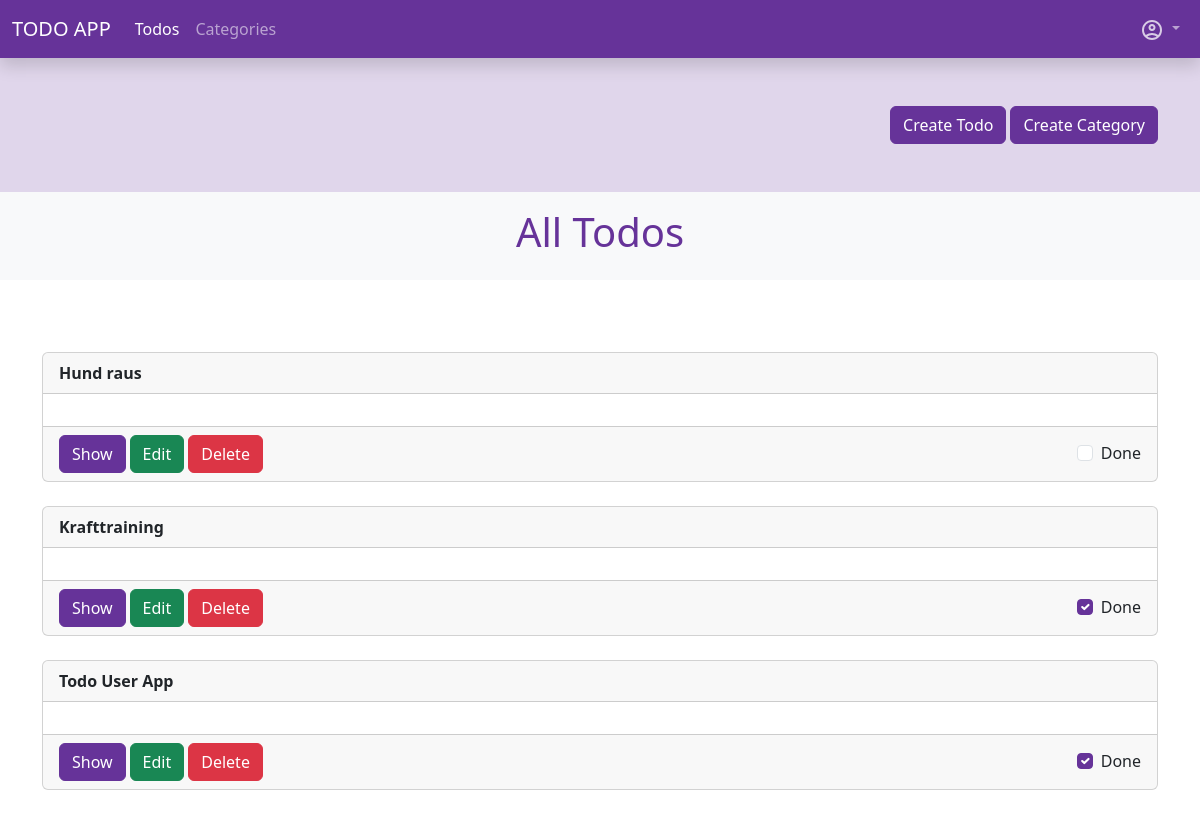
The page /app-todos/todos/ (signed in) on the database as committed earlier.
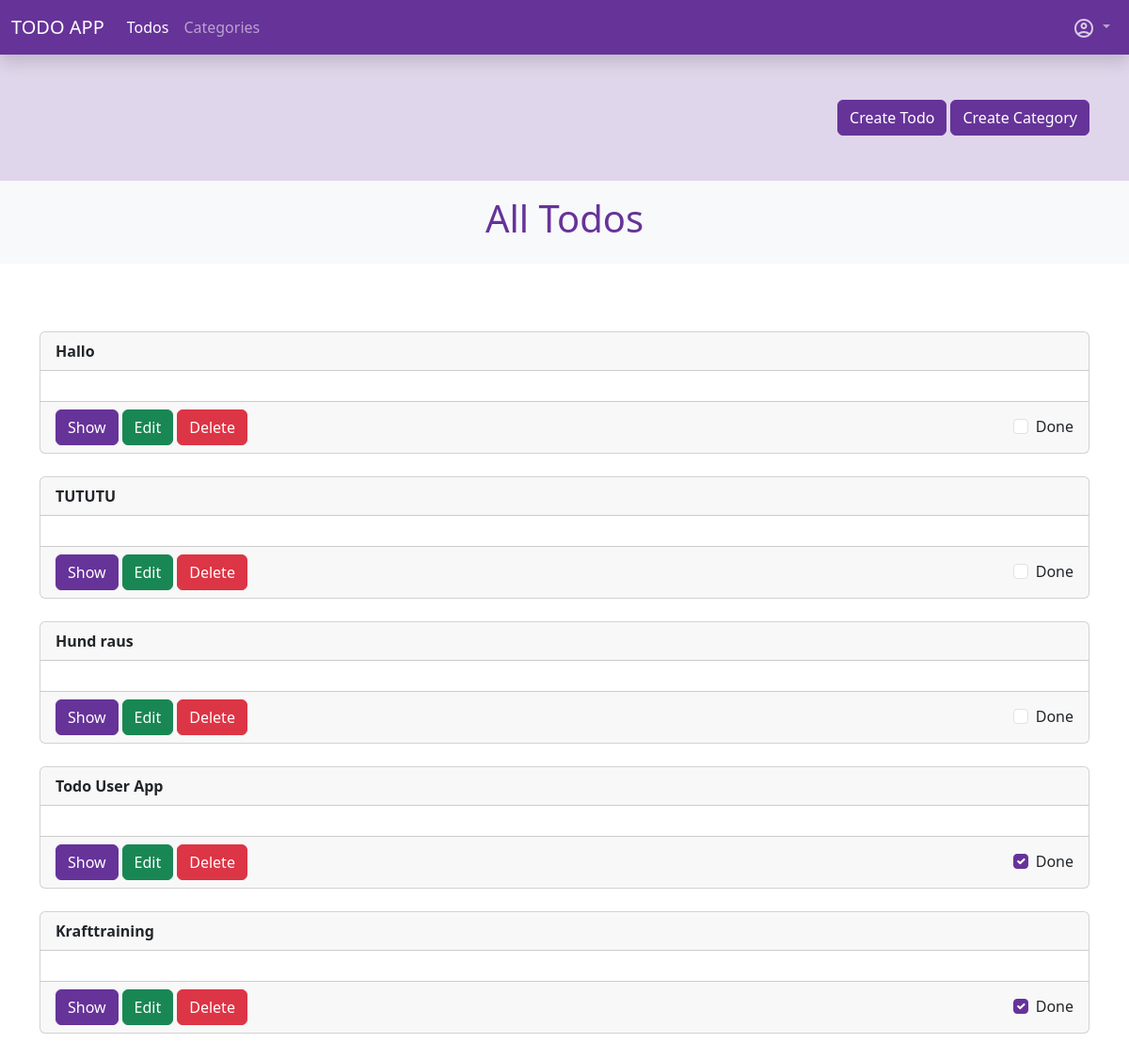
The same page on the database as committed later.
### todo_app/models.py (models this page shows, shortened)
class Todo(models.Model):
    user = models.ForeignKey(User, on_delete=models.CASCADE, verbose_name=_("User"))
    title = models.CharField(max_length=150, verbose_name=_("title"))
    content = tinymce_models.HTMLField(verbose_name=_("Content"))
    categories = models.ManyToManyField(Category, blank=True, related_name="todos", verbose_name=_("Categories"))
    done = models.BooleanField(default=False, verbose_name=_("Done"))
    created = models.DateTimeField(auto_now_add=True, verbose_name=_("Created"))
    updated = models.DateTimeField(auto_now=True, verbose_name=_("Updated"))
    def get_absolute_url(self):
        return reverse("todo_app:todo_detail", kwargs={"pk": self.id})
    class Meta:
        ordering = [
            "done",
            "-updated"
        ]
        verbose_name = _("Todo")
        verbose_name_plural = _("Todos")

### todo_app/views.py (the view)
# urls.py: path("todos/", views.TodoListView.as_view(), name="todo_index"),
class TodoListView(LoginRequiredMixin, ListView):
    template_name = "todo_app/todo_index.html" # default todo_app/todo_list.html
    model = Todo
    login_url = reverse_lazy("sevo_user:sign_in")
    def get_queryset(self):
        return super().get_queryset().filter(user=self.request.user)
    def get_context_data(self, **kwargs):
        ctx = super().get_context_data(**kwargs)
        ctx.update({
            "title": _("All Todos"),
            "meta_data": False
        })
        return ctx

### todo_app/templatetags/todo_tags.py (called while the page is built)
@register.simple_tag
def active_site(path, name):
    print(path)
    path_splitted = path.split("/")
    print(path_splitted)
    path_compare = path_splitted[2]
    if name in path_compare:
        return "active"

### todo_app/templates/todo_app/todo_index.html (shortened to what this page needs)
{% extends "base.html" %}
{% load i18n static %}
{% block header %}
    {% include "./partials/_heading.html" with title=title %}
{% endblock %}
{% block content %}
    <div id="todo-list">
        {% include "./partials/_todo-list.html" %}
    </div>
{% endblock %}

### todo_app/templates/todo_app/partials/_todo-item-list.html (shortened to what this page needs)
{% load i18n %}
<div class="card my-4">
    <div class="card-header">
        <strong>
            {{ todo.title }}
        </strong>
    </div>
    <div class="card-body">
    </div>
    <div class="card-footer">
        <div class="d-flex gap-3 justify-content-between align-items-center flex-column flex-md-row gap-md-1">
            <div class="d-flex align-items-center gap-1">
                {% if detail %}
                    <a class="btn btn-primary" href="{{ todo.get_absolute_url }}">{% trans "Show" %}</a>
                {% endif %}
                {% if update %}
                    <a class="btn btn-success" href="{% url "todo_app:todo_update" pk=todo.pk %}">{% trans "Edit" %}</a>
                {% endif %}
                {% if delete %}
                    <a class="btn btn-danger" href="{% url "todo_app:todo_delete" pk=todo.pk %}">{% trans "Delete" %}</a>
                {% endif %}
            </div>
            <div>
                {% if done %}
                    {% if list %}
                        {% include "./_todo-done-check-list.html" %}
                    {% else %}
                        {% include "./_todo-done-check-single.html" %}
                    {% endif %}
                {% endif %}
            </div>
        </div>
    </div>
</div>

### todo_app/templates/todo_app/partials/_todo-done-check-list.html
{% load i18n %}
<div class="form-check form-switchss">
    <label class="form-check-label" for="{{ todo.title }}-{{ todo.pk }}">{% trans "Done" %}</label>
    <input class="form-check-input"
        type="checkbox"
        role="switch"
        id="{{ todo.title }}-{{ todo.pk }}"
        name="done"
        {% if todo.done %} checked{% endif %}
        hx-post="{% url "todo_app:todo_switch_done_list" pk=todo.pk %}"
        hx-target="#todo-list"
    >
</div>

Rows that differ between the two databases and show on the page:
added Todo: title "Hallo"
added Todo: title "TUTUTU"
changed Todo "Todo User App": moves up the list
